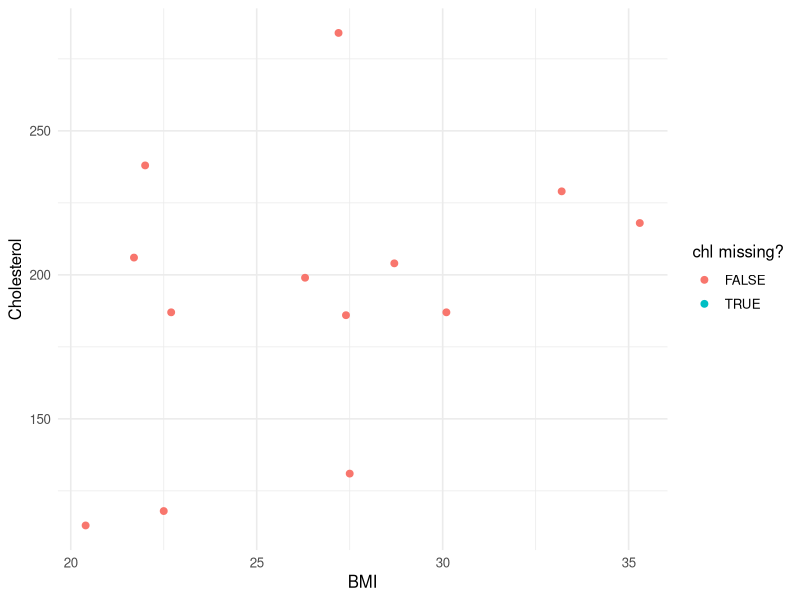

Write R code to recreate this figure.
# ============================================================
# Biostatistics Courses
# Course 3 — Week 2, Session 2: Multiple imputation with mice
# ============================================================

# --- 0. Setup --------------------------------------------------
library(tidyverse)
library(mice)
set.seed(42)
theme_set(theme_minimal(base_size = 12))

# --- 1. Hypothesis / Goal --------------------------------------
# Estimate the association between BMI and cholesterol in the
# nhanes teaching dataset, using multiple imputation for the
# missing values.

# --- 2. Data ---------------------------------------------------
data(nhanes, package = "mice")
print(md.pattern(nhanes, plot = FALSE))

# --- 3. Visualise ----------------------------------------------
p <- nhanes |>
  mutate(missing_chl = is.na(chl)) |>
  ggplot(aes(bmi, chl, colour = missing_chl)) +
  geom_point(size = 2) +
  labs(x = "BMI", y = "Cholesterol", colour = "chl missing?")
print(p)

# --- 4. Assumptions --------------------------------------------
# MAR given variables in the imputation model; PMM imputation
# compatible with the linear analysis model.

# --- 5. Conduct / Fit ------------------------------------------
imp <- mice(nhanes, m = 10, method = "pmm", printFlag = FALSE, seed = 42)
print(imp)
fit   <- with(imp, lm(chl ~ age + bmi))
pooled <- pool(fit)
print(summary(pooled, conf.int = TRUE))

# --- 6. Report -------------------------------------------------
cat("Pooled coefficients printed above (Rubin's rules).\n")
